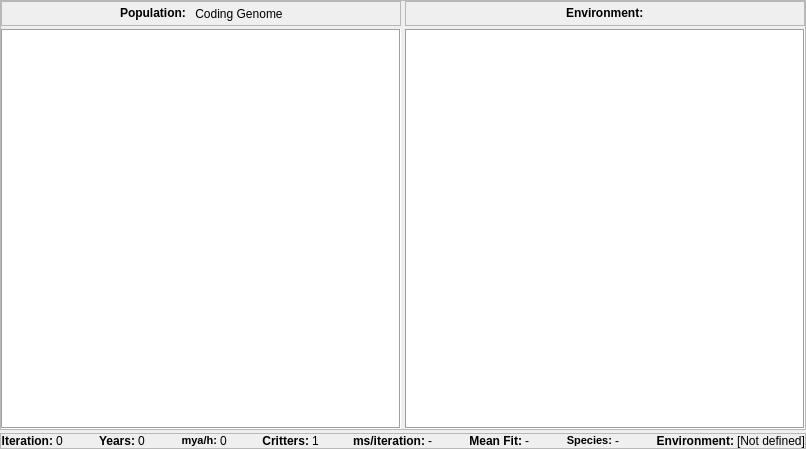
  <widget class="QWidget" name="centralWidget">
   <property name="sizePolicy">
    <sizepolicy hsizetype="Preferred" vsizetype="Preferred">
     <horstretch>0</horstretch>
     <verstretch>1</verstretch>
    </sizepolicy>
   </property>
   <layout class="QVBoxLayout" name="verticalLayout_4">
    <property name="spacing">
     <number>3</number>
    </property>
    <property name="leftMargin">
     <number>0</number>
    </property>
    <property name="topMargin">
     <number>0</number>
    </property>
    <property name="rightMargin">
     <number>0</number>
    </property>
    <property name="bottomMargin">
     <number>0</number>
    </property>
    <item>
     <widget class="QFrame" name="frame_2">
      <property name="frameShape">
       <enum>QFrame::StyledPanel</enum>
      </property>
      <property name="frameShadow">
       <enum>QFrame::Raised</enum>
      </property>
      <layout class="QHBoxLayout" name="horizontalLayout">
       <property name="spacing">
        <number>4</number>
       </property>
       <property name="leftMargin">
        <number>0</number>
       </property>
       <property name="topMargin">
        <number>0</number>
       </property>
       <property name="rightMargin">
        <number>0</number>
       </property>
       <property name="bottomMargin">
        <number>0</number>
       </property>
       <item>
        <layout class="QVBoxLayout" name="verticalLayout">
         <property name="spacing">
          <number>3</number>
         </property>
         <item>
          <widget class="QFrame" name="frame_3">
           <property name="sizePolicy">
            <sizepolicy hsizetype="Preferred" vsizetype="Fixed">
             <horstretch>0</horstretch>
             <verstretch>25</verstretch>
            </sizepolicy>
           </property>
           <property name="minimumSize">
            <size>
             <width>0</width>
             <height>25</height>
            </size>
           </property>
           <property name="maximumSize">
            <size>
             <width>16777215</width>
             <height>25</height>
            </size>
           </property>
           <property name="frameShape">
            <enum>QFrame::StyledPanel</enum>
           </property>
           <property name="frameShadow">
            <enum>QFrame::Raised</enum>
           </property>
           <layout class="QHBoxLayout" name="horizontalLayout_4">
            <property name="leftMargin">
             <number>0</number>
            </property>
            <property name="topMargin">
             <number>0</number>
            </property>
            <property name="rightMargin">
             <number>0</number>
            </property>
            <property name="bottomMargin">
             <number>0</number>
            </property>
            <item>
             <spacer name="horizontalSpacer">
              <property name="orientation">
               <enum>Qt::Horizontal</enum>
              </property>
              <property name="sizeHint" stdset="0">
               <size>
                <width>40</width>
                <height>20</height>
               </size>
              </property>
             </spacer>
            </item>
            <item>
             <widget class="QLabel" name="label_7">
              <property name="sizePolicy">
               <sizepolicy hsizetype="Fixed" vsizetype="Preferred">
                <horstretch>0</horstretch>
                <verstretch>0</verstretch>
               </sizepolicy>
              </property>
              <property name="text">
               <string>&lt;b&gt;Population:&lt;/b&gt;</string>
              </property>
             </widget>
            </item>
            <item>
             <widget class="QLabel" name="LabelVis">
              <property name="text">
               <string> Coding Genome</string>
              </property>
              <property name="alignment">
               <set>Qt::AlignLeading|Qt::AlignLeft|Qt::AlignVCenter</set>
              </property>
             </widget>
            </item>
            <item>
             <spacer name="horizontalSpacer_2">
              <property name="orientation">
               <enum>Qt::Horizontal</enum>
              </property>
              <property name="sizeHint" stdset="0">
               <size>
                <width>40</width>
                <height>20</height>
               </size>
              </property>
             </spacer>
            </item>
           </layout>
          </widget>
         </item>
         <item>
          <widget class="QGraphicsView" name="GV_Population">
           <property name="sizePolicy">
            <sizepolicy hsizetype="Expanding" vsizetype="Expanding">
             <horstretch>0</horstretch>
             <verstretch>0</verstretch>
            </sizepolicy>
           </property>
           <property name="minimumSize">
            <size>
             <width>400</width>
             <height>400</height>
            </size>
           </property>
           <property name="autoFillBackground">
            <bool>false</bool>
           </property>
           <property name="frameShape">
            <enum>QFrame::Box</enum>
           </property>
           <property name="frameShadow">
            <enum>QFrame::Sunken</enum>
           </property>
           <property name="verticalScrollBarPolicy">
            <enum>Qt::ScrollBarAsNeeded</enum>
           </property>
           <property name="backgroundBrush">
            <brush brushstyle="SolidPattern">
             <color alpha="255">
              <red>128</red>
              <green>128</green>
              <blue>128</blue>
             </color>
            </brush>
           </property>
          </widget>
         </item>
        </layout>
       </item>
       <item>
        <layout class="QVBoxLayout" name="verticalLayout_2">
         <property name="spacing">
          <number>3</number>
         </property>
         <item>
          <widget class="QFrame" name="frame_4">
           <property name="sizePolicy">
            <sizepolicy hsizetype="Preferred" vsizetype="Fixed">
             <horstretch>0</horstretch>
             <verstretch>25</verstretch>
            </sizepolicy>
           </property>
           <property name="minimumSize">
            <size>
             <width>0</width>
             <height>25</height>
            </size>
           </property>
           <property name="maximumSize">
            <size>
             <width>16777215</width>
             <height>25</height>
            </size>
           </property>
           <property name="frameShape">
            <enum>QFrame::StyledPanel</enum>
           </property>
           <property name="frameShadow">
            <enum>QFrame::Raised</enum>
           </property>
           <layout class="QHBoxLayout" name="horizontalLayout_2">
            <property name="leftMargin">
             <number>0</number>
            </property>
            <property name="topMargin">
             <number>0</number>
            </property>
            <property name="rightMargin">
             <number>0</number>
            </property>
            <property name="bottomMargin">
             <number>0</number>
            </property>
            <item>
             <spacer name="horizontalSpacer_3">
              <property name="orientation">
               <enum>Qt::Horizontal</enum>
              </property>
              <property name="sizeHint" stdset="0">
               <size>
                <width>40</width>
                <height>20</height>
               </size>
              </property>
             </spacer>
            </item>
            <item>
             <widget class="QLabel" name="label_2">
              <property name="text">
               <string>&lt;b&gt;Environment:&lt;/b&gt;</string>
              </property>
              <property name="alignment">
               <set>Qt::AlignLeading|Qt::AlignLeft|Qt::AlignVCenter</set>
              </property>
             </widget>
            </item>
            <item>
             <spacer name="horizontalSpacer_4">
              <property name="orientation">
               <enum>Qt::Horizontal</enum>
              </property>
              <property name="sizeHint" stdset="0">
               <size>
                <width>40</width>
                <height>20</height>
               </size>
              </property>
             </spacer>
            </item>
           </layout>
          </widget>
         </item>
         <item>
          <widget class="QGraphicsView" name="GV_Environment">
           <property name="sizePolicy">
            <sizepolicy hsizetype="Expanding" vsizetype="Expanding">
             <horstretch>0</horstretch>
             <verstretch>0</verstretch>
            </sizepolicy>
           </property>
           <property name="minimumSize">
            <size>
             <width>400</width>
             <height>400</height>
            </size>
           </property>
           <property name="frameShape">
            <enum>QFrame::Box</enum>
           </property>
           <property name="frameShadow">
            <enum>QFrame::Sunken</enum>
           </property>
           <property name="backgroundBrush">
            <brush brushstyle="SolidPattern">
             <color alpha="255">
              <red>128</red>
              <green>128</green>
              <blue>128</blue>
             </color>
            </brush>
           </property>
          </widget>
         </item>
        </layout>
       </item>
      </layout>
     </widget>
    </item>
    <item>
     <widget class="QFrame" name="frame">
      <property name="sizePolicy">
       <sizepolicy hsizetype="Preferred" vsizetype="Maximum">
        <horstretch>0</horstretch>
        <verstretch>0</verstretch>
       </sizepolicy>
      </property>
      <property name="frameShape">
       <enum>QFrame::StyledPanel</enum>
      </property>
      <property name="frameShadow">
       <enum>QFrame::Raised</enum>
      </property>
      <layout class="QVBoxLayout" name="verticalLayout_5">
       <property name="spacing">
        <number>3</number>
       </property>
       <property name="leftMargin">
        <number>0</number>
       </property>
       <property name="topMargin">
        <number>0</number>
       </property>
       <property name="rightMargin">
        <number>0</number>
       </property>
       <property name="bottomMargin">
        <number>0</number>
       </property>
       <item>
        <layout class="QHBoxLayout" name="horizontalLayout_3">
         <item>
          <widget class="QLabel" name="iterationLabel">
           <property name="text">
            <string>&lt;b&gt;Iteration:&lt;/b&gt;</string>
           </property>
           <property name="textFormat">
            <enum>Qt::AutoText</enum>
           </property>
           <property name="alignment">
            <set>Qt::AlignRight|Qt::AlignTrailing|Qt::AlignVCenter</set>
           </property>
          </widget>
         </item>
         <item>
          <widget class="QLabel" name="LabelIteration">
           <property name="text">
            <string>0</string>
           </property>
          </widget>
         </item>
         <item>
          <widget class="QLabel" name="yearsLabel">
           <property name="text">
            <string>&lt;b&gt;Years:&lt;/b&gt;</string>
           </property>
           <property name="alignment">
            <set>Qt::AlignRight|Qt::AlignTrailing|Qt::AlignVCenter</set>
           </property>
          </widget>
         </item>
         <item>
          <widget class="QLabel" name="LabelYears">
           <property name="text">
            <string>0</string>
           </property>
          </widget>
         </item>
         <item>
          <widget class="QLabel" name="myperhourLabel">
           <property name="text">
            <string>&lt;!DOCTYPE HTML PUBLIC &quot;-//W3C//DTD HTML 4.0//EN&quot; &quot;http://www.w3.org/TR/REC-html40/strict.dtd&quot;&gt;
&lt;html&gt;&lt;head&gt;&lt;meta name=&quot;qrichtext&quot; content=&quot;1&quot; /&gt;&lt;style type=&quot;text/css&quot;&gt;
p, li { white-space: pre-wrap; }
&lt;/style&gt;&lt;/head&gt;&lt;body style=&quot; font-family:'MS Shell Dlg 2'; font-size:8.25pt; font-weight:400; font-style:normal;&quot;&gt;
&lt;p style=&quot; margin-top:0px; margin-bottom:0px; margin-left:0px; margin-right:0px; -qt-block-indent:0; text-indent:0px;&quot;&gt;&lt;span style=&quot; font-size:8pt; font-weight:600;&quot;&gt;mya/h:&lt;/span&gt;&lt;/p&gt;&lt;/body&gt;&lt;/html&gt;</string>
           </property>
           <property name="alignment">
            <set>Qt::AlignRight|Qt::AlignTrailing|Qt::AlignVCenter</set>
           </property>
          </widget>
         </item>
         <item>
          <widget class="QLabel" name="LabelMyPerHour">
           <property name="text">
            <string>0</string>
           </property>
          </widget>
         </item>
         <item>
          <widget class="QLabel" name="crittersLabel">
           <property name="text">
            <string>&lt;b&gt;Critters:&lt;/b&gt;</string>
           </property>
           <property name="alignment">
            <set>Qt::AlignRight|Qt::AlignTrailing|Qt::AlignVCenter</set>
           </property>
          </widget>
         </item>
         <item>
          <widget class="QLabel" name="LabelCritters">
           <property name="text">
            <string>1</string>
           </property>
          </widget>
         </item>
         <item>
          <widget class="QLabel" name="msPerIterationLabel">
           <property name="text">
            <string>&lt;b&gt;ms/iteration:&lt;/b&gt;</string>
           </property>
           <property name="alignment">
            <set>Qt::AlignRight|Qt::AlignTrailing|Qt::AlignVCenter</set>
           </property>
          </widget>
         </item>
         <item>
          <widget class="QLabel" name="LabelSpeed">
           <property name="text">
            <string>-</string>
           </property>
          </widget>
         </item>
         <item>
          <widget class="QLabel" name="meanFitLabel">
           <property name="text">
            <string>&lt;b&gt;Mean Fit:&lt;/b&gt;</string>
           </property>
           <property name="alignment">
            <set>Qt::AlignRight|Qt::AlignTrailing|Qt::AlignVCenter</set>
           </property>
          </widget>
         </item>
         <item>
          <widget class="QLabel" name="LabelFitness">
           <property name="text">
            <string>-</string>
           </property>
          </widget>
         </item>
         <item>
          <widget class="QLabel" name="meanFitLabel_2">
           <property name="text">
            <string>&lt;!DOCTYPE HTML PUBLIC &quot;-//W3C//DTD HTML 4.0//EN&quot; &quot;http://www.w3.org/TR/REC-html40/strict.dtd&quot;&gt;
&lt;html&gt;&lt;head&gt;&lt;meta name=&quot;qrichtext&quot; content=&quot;1&quot; /&gt;&lt;style type=&quot;text/css&quot;&gt;
p, li { white-space: pre-wrap; }
&lt;/style&gt;&lt;/head&gt;&lt;body style=&quot; font-family:'MS Shell Dlg 2'; font-size:8.25pt; font-weight:400; font-style:normal;&quot;&gt;
&lt;p style=&quot; margin-top:0px; margin-bottom:0px; margin-left:0px; margin-right:0px; -qt-block-indent:0; text-indent:0px;&quot;&gt;&lt;span style=&quot; font-weight:600;&quot;&gt;Species:&lt;/span&gt;&lt;/p&gt;&lt;/body&gt;&lt;/html&gt;</string>
           </property>
           <property name="alignment">
            <set>Qt::AlignRight|Qt::AlignTrailing|Qt::AlignVCenter</set>
           </property>
          </widget>
         </item>
         <item>
          <widget class="QLabel" name="LabelSpecies">
           <property name="text">
            <string>-</string>
           </property>
          </widget>
         </item>
         <item>
          <widget class="QLabel" name="environmentLabel">
           <property name="text">
            <string>&lt;b&gt;Environment:&lt;/b&gt;</string>
           </property>
           <property name="alignment">
            <set>Qt::AlignRight|Qt::AlignTrailing|Qt::AlignVCenter</set>
           </property>
          </widget>
         </item>
         <item>
          <widget class="QLabel" name="LabelEnvironment">
           <property name="text">
            <string>[Not defined]</string>
           </property>
          </widget>
         </item>
        </layout>
       </item>
      </layout>
     </widget>
    </item>
   </layout>
  </widget>
